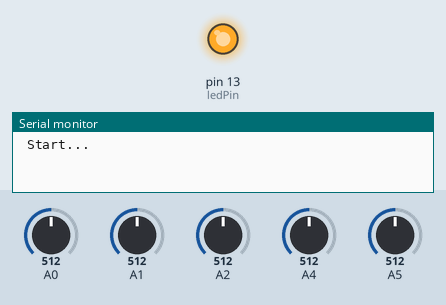
Simulated run of this sketch. Board: Arduino Uno, built with avr-gcc and run on an emulated ATmega328P. On the bench: output pins drawn as LEDs (lit = HIGH), the last lines printed to the serial monitor. Dashed ring = blinking. The test bench sets the inputs (shaded band); at power-on: A0 = 512, A1 = 512, A2 = 512, A4 = 512, A5 = 512.

Above: at 0.1 s.
At 3.3 s:
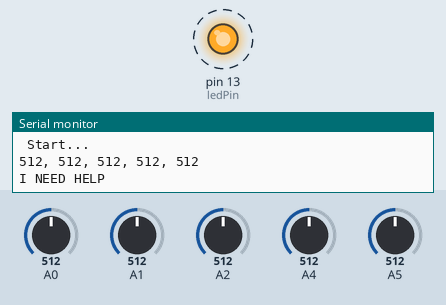
3.4 s: A0 set to 857
6.9 s: A0 set to 889
13.1 s: A1 set to 857
16.6 s: A1 set to 884
22.6 s: A2 set to 859
26.1 s: A2 set to 884
Timing chart, 0 to 33.7 s (numbered marks = the images above; inputs shaded):
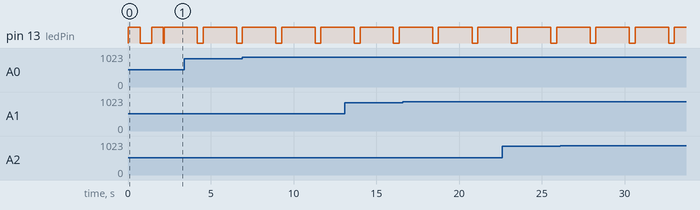

Measured:
- by itself, pin 13 (ledPin): alternates HIGH for 2.0 s and LOW for 0.35 s

The sketch:

3_flex_MEMS_bluetooth_hand_talk__1_.ino
```cpp
#include <SoftwareSerial.h>

// initialize the library with the numbers of the interface pins
SoftwareSerial mySerial(8,9); //  RX, TX
int ledPin=13;//led on pin 13 is ON except when transmitter is parallel to the ground
int i = 0,j = 0,k = 0;
void setup()
{
  Serial.begin(9600);//Initialise the serial connection debugging

  mySerial.begin(9600);

  pinMode(ledPin,OUTPUT);

  Serial.println(" Start... ");
  mySerial.println(" Welcome To The Project ");

  digitalWrite(ledPin,1);
  delay(700);
  digitalWrite(ledPin,0);
  delay(700);
  digitalWrite(ledPin,1);
  delay(700);
  digitalWrite(ledPin,0);

}

void loop()
{

    int f1 = analogRead(A0);
   delay(10);
    int f2 = analogRead(A1);
   delay(10);
    int f3 = analogRead(A2);
   delay(10);

    int x = analogRead(A5);
   delay(10);
    int y = analogRead(A4);
   delay(10);


   Serial.print(f1);
   Serial.print(", ");
   Serial.print(f2);
   Serial.print(", ");
   Serial.print(f3);
   Serial.print(", ");
   Serial.print(x);
   Serial.print(", ");
   Serial.println(y);

  if(f1 > 870)
  {
    i = 1;
  }
  else
  {
    i = 0;
  }

  if(f2 > 870)
  {
    j = 1;
  }
  else
  {
    j = 0;
  }

  if(f3 > 870)
  {
    k = 1;
  }
  else
  {
    k = 0;
  }

  if((x < 310) || (y < 310) || (x > 360) || (y > 360))
  {

     if ((i == 0) && (j == 0) && (k == 0))
    {
      digitalWrite(ledPin,HIGH);


      mySerial.println("I NEED HELP ");
      Serial.println("I NEED HELP ");
      delay(2000);

    }

    else if ((i == 0) && (j == 0) && (k == 1))
    {
      digitalWrite(ledPin,HIGH);

      mySerial.println("I NEED WATER ");
      Serial.println("I NEED WATER ");
      delay(2000);

    }
    else if ((i == 0) && (j == 1) && (k == 0))
    {
      digitalWrite(ledPin,HIGH);

      mySerial.println("I NEED FOOD ");
      Serial.println("I NEED FOOD ");
      delay(2000);

    }

    else if ((i == 0) && (j == 1) && (k == 1))
    {
      digitalWrite(ledPin,HIGH);
      mySerial.println("I NEED MEDICINE ");
      Serial.println("I NEED MEDICINE ");
      delay(2000);

     }

    else if ((i == 1) && (j == 0) && (k == 0))
    {
      digitalWrite(ledPin,HIGH);
      mySerial.println("I NEED COFFEE ");
      Serial.println("I NEED COFFEE ");
      delay(2000);

     }

    else if ((i == 1) && (j == 0) && (k == 1))
    {
      digitalWrite(ledPin,HIGH);
      mySerial.println("I NEED BED SHEET ");
      Serial.println("I NEED BED SHEET ");
      delay(2000);

     }

    else if ((i == 1) && (j == 1) && (k == 0))
    {
      digitalWrite(ledPin,HIGH);
      mySerial.println("I NEED TO USE WASHROOM ");
      Serial.println("I NEED TO USE WASHROOM ");
      delay(2000);

     }

    else if ((i == 1) && (j == 1) && (k == 1))
    {
      digitalWrite(ledPin,HIGH);
      mySerial.println("I NEED TO GO OUT");
      Serial.println("I NEED TO GO OUT");
      delay(2000);

     }
  }

  digitalWrite(ledPin,LOW);
  delay(300);

}
```
